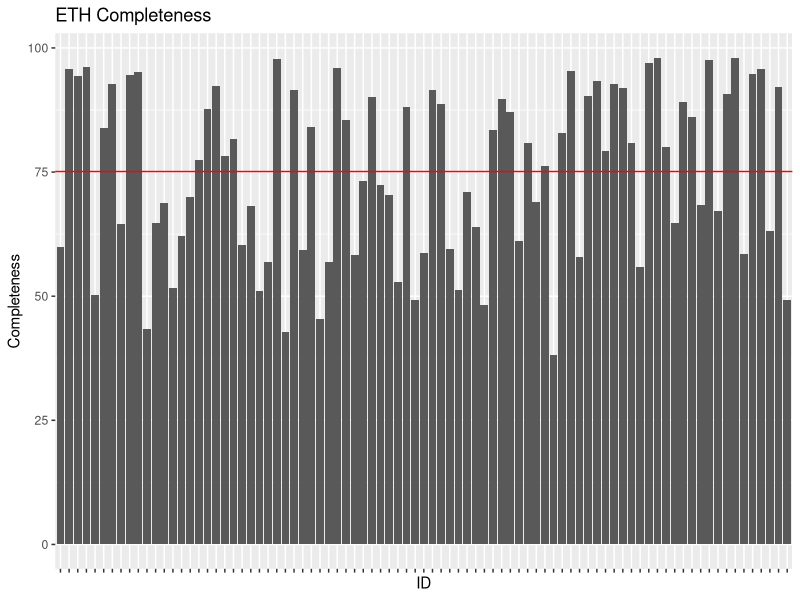
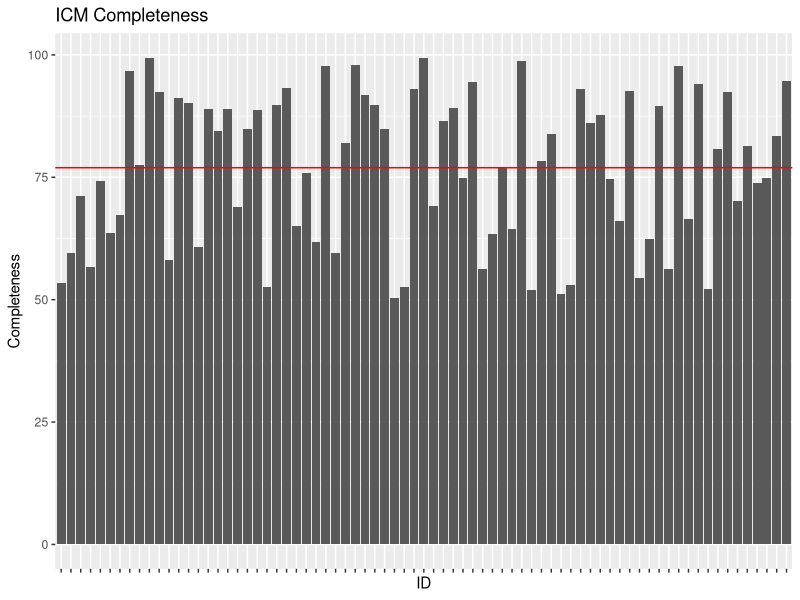
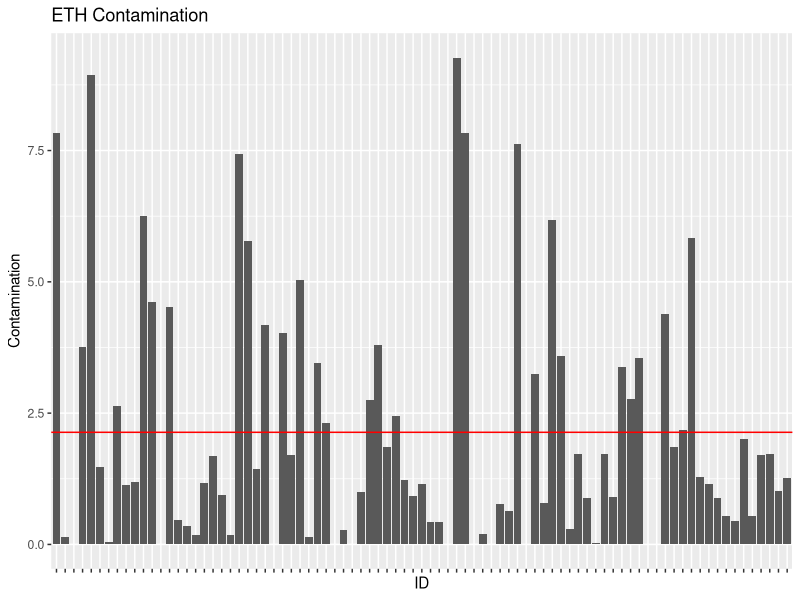
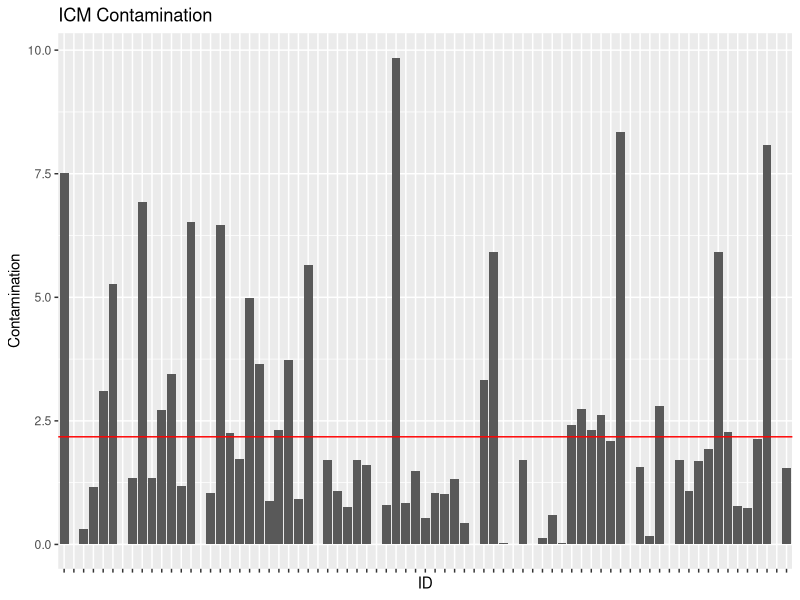
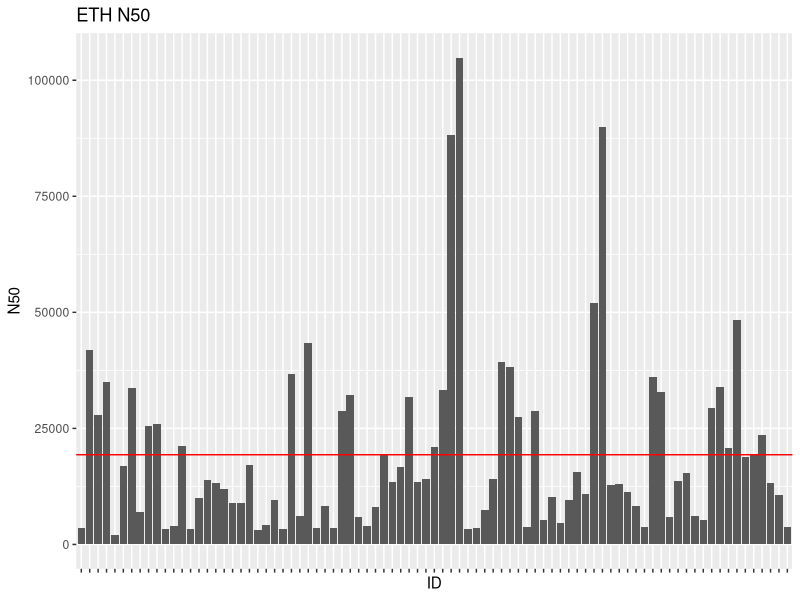
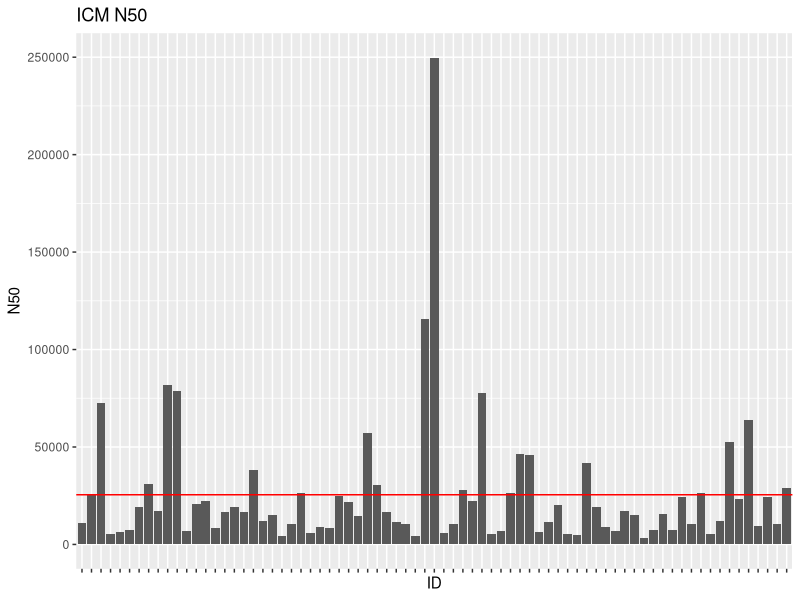
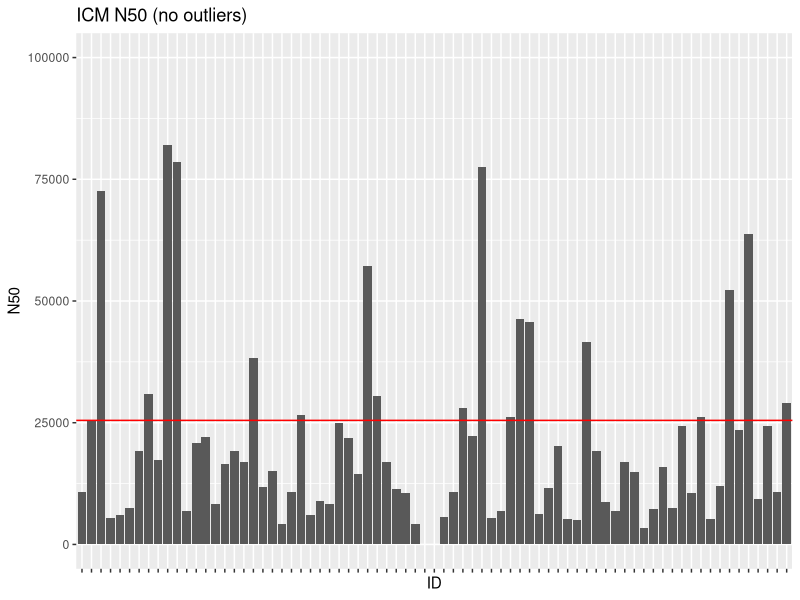

Recreate these plots in R, in order.
## ---- chunk 1
knitr::opts_chunk$set(echo = TRUE)
knitr::opts_knit$set(root.dir = setwd("/Users/Usuario/Desktop/Bioinformatica/Practicas/Practicas/Analysis/"))
## ---- chunk 2
library("tidyr")
library("dplyr")
library("ggplot2")
## ---- chunk 3
eth <- read.csv("MAGs/ETH/MAGs_EMOSE_summary.fixed.csv", header = TRUE, sep = ";")
icm <- read.csv("MAGs/ICM/Mags_ICM_75.csv", header = TRUE, sep = ";")
## ---- chunk 4
#ETH
representative <- as.data.frame(distinct(eth[13]))
representative <- representative %>%
  separate(Representative.MAG, c("Rep", NA), ".fa")
representative <- as.list(as.data.frame(t(representative)))
eth <- subset(eth, MAG.Id %in% representative, .keep_all = TRUE)

eth <- eth %>%
  select(1,4,5,10, 16)
colnames(eth) <- c("ID", "Completeness", "Contamination", "Taxonomy", "N50")
eth <- eth %>% 
  mutate(Completeness = as.numeric(gsub(",",".",Completeness,fixed=TRUE)),
         Contamination = as.numeric(gsub(",",".",Contamination,fixed=TRUE)),
         N50 = as.numeric(gsub(",",".",N50,fixed=TRUE)))

#ICM
icm <- icm %>%
  select(1,4,14,15,22)
colnames(icm) <- c("ID", "Taxonomy", "Completeness", "Contamination", "N50")
icm <- icm[-1,]
## ---- chunk 5
#ETH
ethmeanct <-  sum(as.numeric(eth$Completeness))/nrow(eth)
ethplotct <- ggplot(eth, aes(y = Completeness, x = ID)) + geom_col() + theme(axis.text.x = element_blank()) + geom_hline(yintercept = ethmeanct, col = "red") + ggtitle("ETH Completeness")
ethplotct

#ICM
icmmeanct <- sum(icm$Completeness)/nrow(icm)
icmplotct <- ggplot(icm, aes(y = Completeness, x = ID)) + geom_col() + theme(axis.text.x = element_blank()) + geom_hline(yintercept = icmmeanct, col = "red") + ggtitle("ICM Completeness")
icmplotct
## ---- chunk 6
#ETH
ethmeanco <-  sum(as.numeric(eth$Contamination))/nrow(eth)
ethplotco <- ggplot(eth, aes(y = Contamination, x = ID)) + geom_col() + theme(axis.text.x = element_blank()) + geom_hline(yintercept = ethmeanco, col = "red") + ggtitle("ETH Contamination")
ethplotco

#ICM
icmmeanco <- sum(icm$Contamination)/nrow(icm)
icmplotco <- ggplot(icm, aes(y = Contamination, x = ID)) + geom_col() + theme(axis.text.x = element_blank()) + geom_hline(yintercept = icmmeanco, col = "red") + ggtitle("ICM Contamination")
icmplotco
## ---- chunk 7
#ETH
ethmeann <-  sum(as.numeric(eth$N50))/nrow(eth)
ethplotn <- ggplot(eth, aes(y = N50, x = ID)) + geom_col() + theme(axis.text.x = element_blank()) + geom_hline(yintercept = ethmeann, col = "red") + ggtitle("ETH N50")
ethplotn

#ICM
icmmeann <- sum(icm$N50)/nrow(icm)
icmplotn <- ggplot(icm, aes(y = N50, x = ID)) + geom_col() + theme(axis.text.x = element_blank()) + geom_hline(yintercept = icmmeann, col = "red") + ggtitle("ICM N50")
icmplotn

icmplotres <- ggplot(icm, aes(y = N50, x = ID)) + geom_col() + theme(axis.text.x = element_blank()) + geom_hline(yintercept = icmmeann, col = "red") + ggtitle("ICM N50 (no outliers)") + ylim(0, 100000)
icmplotres
